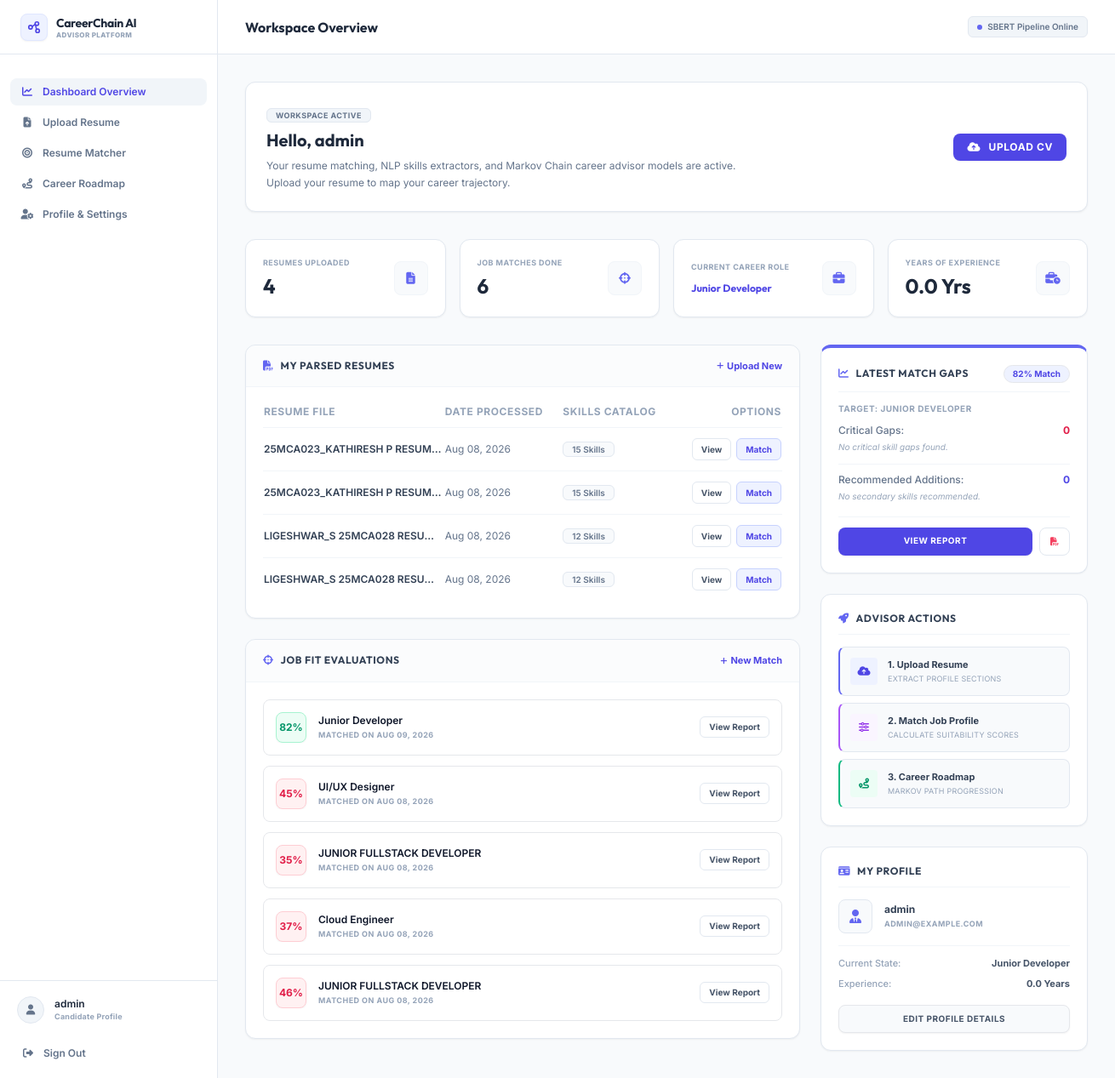
The app's page / (signed in), older data.
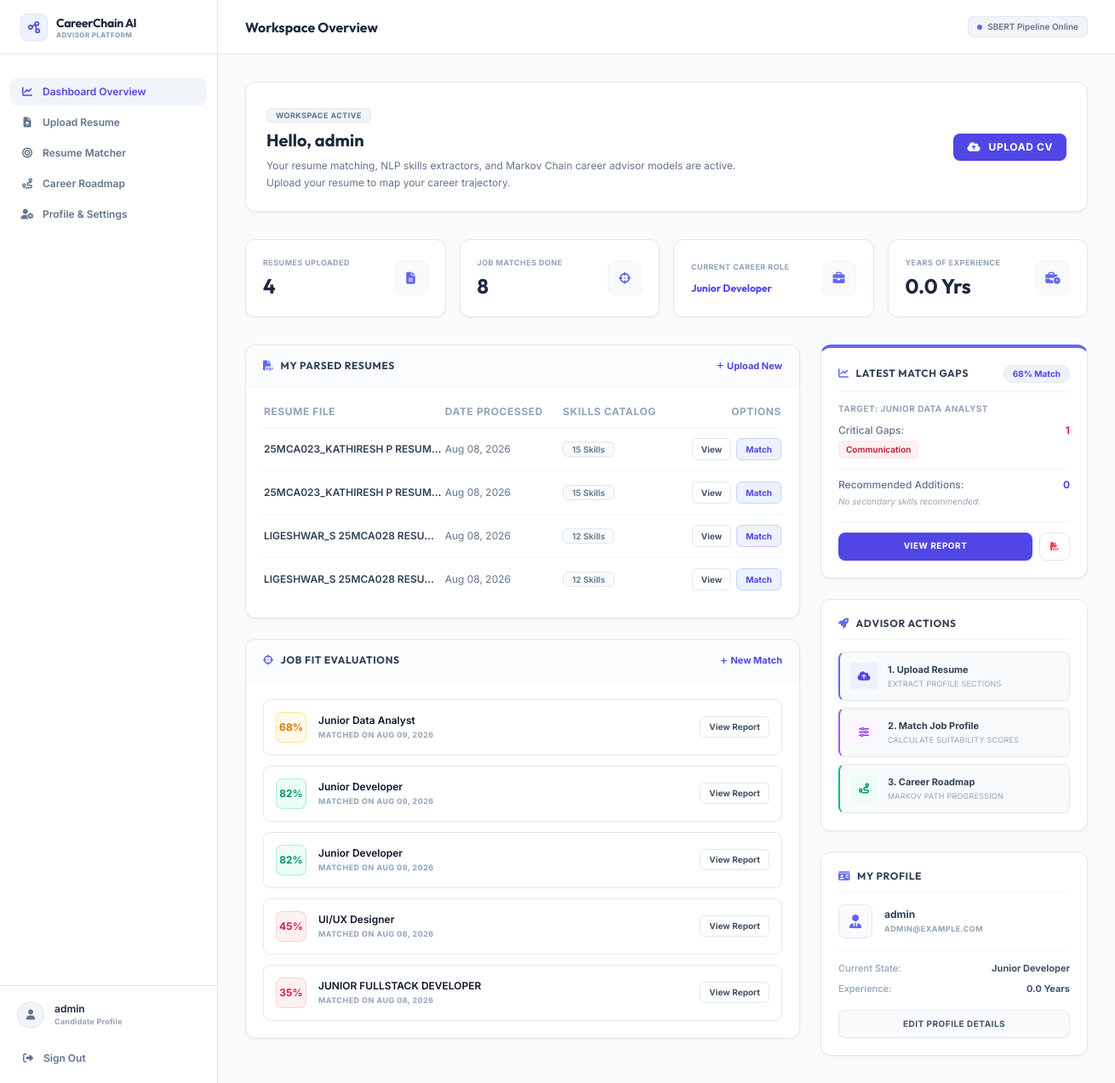
The same page, newer data.
### resumes/models.py (models this page shows, shortened)
class Resume(models.Model):
    user = models.ForeignKey(User, on_delete=models.CASCADE, related_name='resumes')
    file = models.FileField(upload_to='resumes/')
    filename = models.CharField(max_length=255)
    file_size = models.IntegerField()
    content_type = models.CharField(max_length=100)
    extracted_text = models.TextField(blank=True, null=True)
    summary = models.TextField(blank=True, null=True)
    contact_info = models.JSONField(default=dict, blank=True, help_text="Email, phones, links extracted from resume")
    sections = models.JSONField(default=dict, blank=True, help_text="Dictionary of parsed sections (education, experience, etc.)")
    embedding = models.TextField(blank=True, null=True, help_text="SBERT 384d embedding serialized as JSON array")
    uploaded_at = models.DateTimeField(auto_now_add=True)

class Skill(models.Model):
    name = models.CharField(max_length=100, unique=True)
    category = models.CharField(max_length=100)

### jobs/models.py (models this page shows, shortened)
class AnalysisResult(models.Model):
    user = models.ForeignKey(User, on_delete=models.CASCADE, related_name='analyses')
    resume = models.ForeignKey(Resume, on_delete=models.CASCADE, related_name='analyses')
    job_description = models.ForeignKey(JobDescription, on_delete=models.CASCADE, related_name='analyses')
    overall_score = models.FloatField(default=0.0)
    semantic_score = models.FloatField(default=0.0)
    skill_score = models.FloatField(default=0.0)
    experience_score = models.FloatField(default=0.0)
    education_score = models.FloatField(default=0.0)
    project_score = models.FloatField(default=0.0)
    certification_score = models.FloatField(default=0.0)
    explanation = models.TextField(blank=True, null=True, help_text="Natural language explanation of suitability and gaps")
    created_at = models.DateTimeField(auto_now_add=True)

class JobDescription(models.Model):
    user = models.ForeignKey(User, on_delete=models.CASCADE, blank=True, null=True, related_name='job_descriptions')
    job_role = models.ForeignKey(JobRole, on_delete=models.SET_NULL, blank=True, null=True, help_text="Reference predefined job role if applicable")
    title = models.CharField(max_length=200)
    raw_text = models.TextField(help_text="Full pasted job description text")
    extracted_skills = models.JSONField(default=dict, blank=True, help_text="JSON dictionary of extracted skills {skill_name: matched_text}")
    embedding = models.TextField(blank=True, null=True, help_text="SBERT 384d embedding serialized as JSON array")
    created_at = models.DateTimeField(auto_now_add=True)

class SkillGap(models.Model):
    STATUS_CHOICES = (
        ('matched', 'Matched'),
        ('missing', 'Missing'),
        ('partial', 'Partially Matched'),
        ('recommended', 'Recommended')
    )
    PRIORITY_CHOICES = (
        ('critical', 'Critical'),
        ('high', 'High'),
        ('medium', 'Medium'),
        ('low', 'Low')
    )
    analysis_result = models.ForeignKey(AnalysisResult, on_delete=models.CASCADE, related_name='skill_gaps')
    skill = models.ForeignKey(Skill, on_delete=models.CASCADE, related_name='analysis_gaps')
    status = models.CharField(max_length=20, choices=STATUS_CHOICES)
    priority = models.CharField(max_length=20, choices=PRIORITY_CHOICES)
    explanation = models.TextField(blank=True, null=True, help_text="Why this skill is relevant and how to acquire it")
    class Meta:
        unique_together = ('analysis_result', 'skill')

### resumes/views.py (the view)
# urls.py: path('', views.dashboard_home, name='dashboard_home'),
@login_required
def dashboard_home(request):
    resumes = Resume.objects.filter(user=request.user).order_by('-uploaded_at')
    analyses = AnalysisResult.objects.filter(user=request.user).order_by('-created_at')
    total_resumes = resumes.count()
    total_analyses = analyses.count()
    latest_resume = resumes.first()
    latest_analysis = analyses.first()
    latest_missing_skills = []
    latest_recommended_skills = []
    latest_matched_skills = []
    if latest_analysis:
        gaps = latest_analysis.skill_gaps.all()
        latest_missing_skills = [g for g in gaps if g.status == 'missing']
        latest_recommended_skills = [g for g in gaps if g.status == 'recommended']
        latest_matched_skills = [g for g in gaps if g.status == 'matched']
    context = {
        'resumes': resumes,
        'analyses': analyses,
        'total_resumes': total_resumes,
        'total_analyses': total_analyses,
        'latest_resume': latest_resume,
        'latest_analysis': latest_analysis,
        'latest_missing_skills': latest_missing_skills,
        'latest_recommended_skills': latest_recommended_skills,
        'latest_matched_skills': latest_matched_skills,
    }
    return render(request, 'dashboard/index.html', context)

### templates/dashboard/index.html (shortened to what the changed rows need)
{% extends "base.html" %}
{% block page_title %}Workspace Overview{% endblock %}
{% block content %}
<div class="space-y-8 max-w-6xl mx-auto">
    <div class="premium-card rounded-xl p-6 relative overflow-hidden bg-white border-slate-200">
        <div class="flex flex-col md:flex-row items-start md:items-center justify-between gap-6">
            <div class="space-y-1.5">
                <h2 class="text-xl font-bold text-slate-800 font-display mt-1">Hello, {{ user.username }}</h2>
            </div>
        </div>
    </div>
    <div class="grid grid-cols-1 sm:grid-cols-2 lg:grid-cols-4 gap-4">
        <div class="premium-card p-5 rounded-xl flex items-center justify-between shadow-sm relative group bg-white border-slate-200">
            <div>
                <p class="text-[9px] font-bold text-slate-400 uppercase tracking-wider">Job Matches Done</p>
                <h3 class="text-2xl font-bold mt-1 text-slate-800 font-display">{{ total_analyses }}</h3>
            </div>
        </div>
    </div>
    <div class="grid grid-cols-1 lg:grid-cols-3 gap-6">
        <div class="lg:col-span-2 space-y-6">
            <div class="premium-card rounded-xl overflow-hidden shadow-sm bg-white border-slate-200">
                <div class="p-5">
                    {% if resumes %}
                    <div class="overflow-x-auto">
                        <table class="w-full text-left text-xs">
                            <thead>
                                <tr class="text-slate-400 border-b border-slate-100 pb-2">
                                    <th class="pb-2.5 font-bold uppercase tracking-wider">Resume File</th>
                                    <th class="pb-2.5 font-bold uppercase tracking-wider">Date Processed</th>
                                    <th class="pb-2.5 font-bold uppercase tracking-wider">Skills Catalog</th>
                                    <th class="pb-2.5 text-right font-bold uppercase tracking-wider">Options</th>
                                </tr>
                            </thead>
                            <tbody class="divide-y divide-slate-100">
                                {% for res in resumes|slice:":5" %}
                                <tr class="hover:bg-slate-50/50 transition-colors">
                                    <td class="py-3 font-semibold text-slate-700 truncate max-w-[180px]">{{ res.filename }}</td>
                                    <td class="py-3 text-slate-500">{{ res.uploaded_at|date:"M d, Y" }}</td>
                                    <td class="py-3">
                                        <span class="px-2.5 py-0.5 bg-slate-50 border border-slate-200 text-slate-500 text-[10px] rounded-md font-semibold">
                                            {{ res.resume_skills.count }} Skills
                                        </span>
                                    </td>
                                    <td class="py-3 text-right">
                                        <div class="flex justify-end gap-1.5">
                                            <a href="{% url 'resume_detail' res.id %}" class="px-2.5 py-1 bg-white hover:bg-slate-50 text-slate-600 border border-slate-200 rounded-md font-bold transition text-[10px]">
                                                View
                                            </a>
                                            <a href="{% url 'match_create' %}?resume_id={{ res.id }}" class="px-2.5 py-1 bg-indigo-50 hover:bg-indigo-100 text-indigo-600 border border-indigo-200 rounded-md font-bold transition text-[10px]">
                                                Match
                                            </a>
                                        </div>
                                    </td>
                                </tr>
                                {% endfor %}
                            </tbody>
                        </table>
                    </div>
                    {% endif %}
                </div>
            </div>
            <div class="premium-card rounded-xl overflow-hidden shadow-sm bg-white border-slate-200">
                <div class="p-5">
                    {% if analyses %}
                    <div class="space-y-3">
                        {% for an in analyses|slice:":5" %}
                        <div class="p-3.5 rounded-lg border border-slate-150 bg-white hover:border-slate-300 transition-all flex items-center justify-between group">
                            <div class="flex items-center gap-3.5 overflow-hidden">
                                <div class="w-9 h-9 rounded-lg flex items-center justify-center font-bold text-xs shrink-0 shadow-sm
                                    {% if an.overall_score >= 80 %}
                                        bg-emerald-50 text-emerald-600 border border-emerald-200
                                    {% elif an.overall_score >= 55 %}
                                        bg-amber-50 text-amber-600 border border-amber-200
                                    {% else %}
                                        bg-rose-50 text-rose-600 border border-rose-200
                                    {% endif %}
                                ">
                                    {{ an.overall_score|floatformat:0 }}%
                                </div>
                                <div class="overflow-hidden">
                                    <p class="font-semibold text-slate-750 text-xs truncate group-hover:text-indigo-600 transition-colors">{{ an.job_description.title }}</p>
                                    <p class="text-[9px] text-slate-400 font-bold uppercase tracking-wider mt-0.5">Matched on {{ an.created_at|date:"M d, Y" }}</p>
                                </div>
                            </div>
                            <a href="{% url 'analysis_detail' an.id %}" class="px-2.5 py-1 bg-white hover:bg-slate-50 text-slate-600 border border-slate-200 rounded-md text-[10px] font-bold transition">
                                View Report
                            </a>
                        </div>
                        {% endfor %}
                    </div>
                    {% else %}
                    <div class="text-center py-8 text-slate-400 border border-dashed border-slate-200 rounded-lg bg-slate-50/30">
                        <i class="fa-solid fa-chart-bar text-3xl mb-2 text-slate-300"></i>
                        <p class="text-xs font-medium">No suitability calculations found.</p>
                    </div>
                    {% endif %}
                </div>
            </div>
        </div>
        <div class="space-y-6">
            {% if latest_analysis %}
            <div class="premium-card p-5 rounded-xl shadow-sm bg-white border-slate-200 border-t-4 border-t-indigo-500 animate-fadeIn">
                <div class="flex justify-between items-center border-b border-slate-100 pb-2.5 mb-3">
                    <h3 class="font-bold text-slate-700 text-xs font-display uppercase tracking-wider">
                        <i class="fa-solid fa-chart-line text-indigo-500 mr-2"></i>Latest Match Gaps
                    </h3>
                    <span class="text-[10px] font-bold text-indigo-600 bg-indigo-50 px-2.5 py-0.5 rounded-full border border-indigo-150">{{ latest_analysis.overall_score|floatformat:0 }}% Match</span>
                </div>
                <p class="text-[10px] text-slate-400 font-bold uppercase tracking-wider mb-2.5 truncate">Target: {{ latest_analysis.job_description.title }}</p>
                <div class="space-y-3">
                    <div>
                        <div class="flex justify-between text-xs mb-1">
                            <span class="text-slate-500 font-medium">Critical Gaps:</span>
                            <span class="font-bold text-rose-600">{{ latest_missing_skills|length }}</span>
                        </div>
                        {% if latest_missing_skills %}
                        <div class="flex flex-wrap gap-1 mt-1">
                            {% for sg in latest_missing_skills|slice:":3" %}
                            <span class="px-2 py-0.5 bg-rose-50 border border-rose-100 text-rose-700 text-[10px] rounded-md font-semibold">
                                {{ sg.skill.name }}
                            </span>
                            {% endfor %}
                        </div>
                        {% else %}
                        <p class="text-[10px] text-slate-400 italic">No critical skill gaps found.</p>
                        {% endif %}
                    </div>
                    <div class="pt-2.5 border-t border-slate-100">
                        <div class="flex justify-between text-xs mb-1">
                            <span class="text-slate-500 font-medium">Recommended Additions:</span>
                            <span class="font-bold text-indigo-600">{{ latest_recommended_skills|length }}</span>
                        </div>
                        {% if latest_recommended_skills %}
                        <div class="flex flex-wrap gap-1 mt-1">
                            {% for sg in latest_recommended_skills|slice:":3" %}
                            <span class="px-2 py-0.5 bg-indigo-50 border border-indigo-100 text-indigo-700 text-[10px] rounded-md font-semibold">
                                {{ sg.skill.name }}
                            </span>
                            {% endfor %}
                            {% if latest_recommended_skills|length > 3 %}
                            <span class="text-[9px] text-slate-400 font-medium self-center ml-1">+{{ latest_recommended_skills|length|add:"-3" }} more</span>
                            {% endif %}
                        </div>
                        {% else %}
                        <p class="text-[10px] text-slate-400 italic">No secondary skills recommended.</p>
                        {% endif %}
                    </div>
                </div>
                <div class="mt-4 pt-3 border-t border-slate-100 flex gap-2">
                    <a href="{% url 'analysis_detail' latest_analysis.id %}" class="flex-1 text-center py-2 bg-indigo-600 hover:bg-indigo-500 text-white font-bold rounded-lg text-[10px] transition uppercase tracking-wider shadow-sm cursor-pointer">
                        View Report
                    </a>
                    <a href="{% url 'match_recommend_pdf' latest_analysis.id %}" class="px-3 py-2 bg-white border border-slate-200 text-slate-600 hover:bg-slate-50 font-bold rounded-lg text-[10px] transition cursor-pointer" title="Download PDF">
                        <i class="fa-solid fa-file-pdf text-rose-500"></i>
                    </a>
                </div>
            </div>
            {% endif %}
        </div>
    </div>
</div>
{% endblock %}

Row changes from the older to the newer data that the page shows:
no longer on this page (row unchanged): AnalysisResult: overall_score "37", job_description "Cloud Engineer", created_at "AUG 08, 2026"
no longer on this page (row unchanged): AnalysisResult: overall_score "46", job_description "JUNIOR FULLSTACK DEVELOPER", created_at "AUG 08, 2026"
added AnalysisResult: overall_score "68", job_description "Junior Data Analyst", created_at "AUG 09, 2026", job_description "JUNIOR DATA ANALYST"
added AnalysisResult: overall_score "82", job_description "Junior Developer", created_at "AUG 09, 2026"
added SkillGap: skill.name "Communication"
Text that changed along with them:
{{ total_analyses }}: "6" → "8"
{{ latest_missing_skills|length }}: "0" → "1"
{{ latest_analysis.overall_score|floatformat:0 }}: "82" → "68"
{{ latest_analysis.job_description.title }}: "JUNIOR DEVELOPER" → "JUNIOR DATA ANALYST"
text no longer shown: "No critical skill gaps found."
